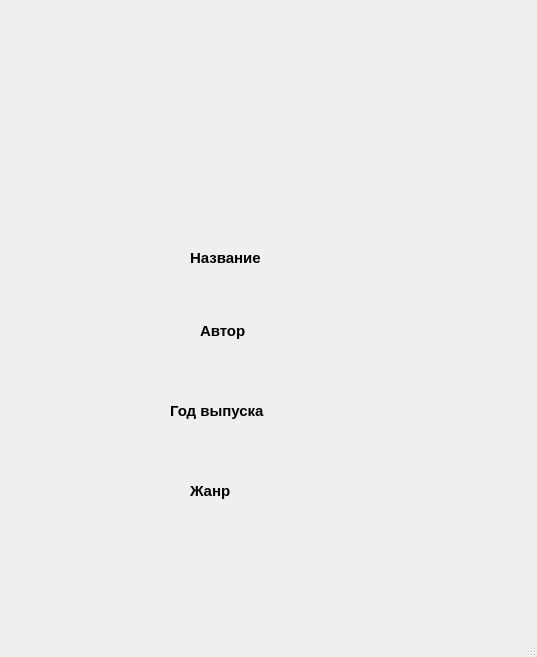
<?xml version="1.0" encoding="UTF-8"?>
<ui version="4.0">
 <class>MainWindow</class>
 <widget class="QMainWindow" name="MainWindow">
  <property name="geometry">
   <rect>
    <x>0</x>
    <y>0</y>
    <width>537</width>
    <height>657</height>
   </rect>
  </property>
  <property name="windowTitle">
   <string>MainWindow</string>
  </property>
  <widget class="QWidget" name="centralwidget">
   <widget class="QLabel" name="label_img">
    <property name="geometry">
     <rect>
      <x>150</x>
      <y>30</y>
      <width>191</width>
      <height>191</height>
     </rect>
    </property>
    <property name="text">
     <string/>
    </property>
    <property name="scaledContents">
     <bool>true</bool>
    </property>
   </widget>
   <widget class="QLabel" name="label_2">
    <property name="geometry">
     <rect>
      <x>190</x>
      <y>250</y>
      <width>101</width>
      <height>16</height>
     </rect>
    </property>
    <property name="font">
     <font>
      <pointsize>11</pointsize>
      <weight>75</weight>
      <bold>true</bold>
     </font>
    </property>
    <property name="text">
     <string>Название</string>
    </property>
   </widget>
   <widget class="QLabel" name="label_name">
    <property name="geometry">
     <rect>
      <x>180</x>
      <y>280</y>
      <width>151</width>
      <height>31</height>
     </rect>
    </property>
    <property name="text">
     <string/>
    </property>
   </widget>
   <widget class="QLabel" name="label_3">
    <property name="geometry">
     <rect>
      <x>200</x>
      <y>320</y>
      <width>101</width>
      <height>21</height>
     </rect>
    </property>
    <property name="font">
     <font>
      <pointsize>11</pointsize>
      <weight>75</weight>
      <bold>true</bold>
     </font>
    </property>
    <property name="text">
     <string>Автор</string>
    </property>
   </widget>
   <widget class="QLabel" name="label_autor">
    <property name="geometry">
     <rect>
      <x>180</x>
      <y>350</y>
      <width>181</width>
      <height>31</height>
     </rect>
    </property>
    <property name="text">
     <string/>
    </property>
   </widget>
   <widget class="QLabel" name="label_4">
    <property name="geometry">
     <rect>
      <x>170</x>
      <y>400</y>
      <width>131</width>
      <height>21</height>
     </rect>
    </property>
    <property name="font">
     <font>
      <pointsize>11</pointsize>
      <weight>75</weight>
      <bold>true</bold>
     </font>
    </property>
    <property name="text">
     <string>Год выпуска</string>
    </property>
   </widget>
   <widget class="QLabel" name="label_year">
    <property name="geometry">
     <rect>
      <x>180</x>
      <y>430</y>
      <width>101</width>
      <height>31</height>
     </rect>
    </property>
    <property name="text">
     <string/>
    </property>
   </widget>
   <widget class="QLabel" name="label_5">
    <property name="geometry">
     <rect>
      <x>190</x>
      <y>480</y>
      <width>131</width>
      <height>21</height>
     </rect>
    </property>
    <property name="font">
     <font>
      <pointsize>11</pointsize>
      <weight>75</weight>
      <bold>true</bold>
     </font>
    </property>
    <property name="text">
     <string>Жанр</string>
    </property>
   </widget>
   <widget class="QLabel" name="label_type">
    <property name="geometry">
     <rect>
      <x>180</x>
      <y>510</y>
      <width>121</width>
      <height>31</height>
     </rect>
    </property>
    <property name="text">
     <string/>
    </property>
   </widget>
  </widget>
  <widget class="QMenuBar" name="menubar">
   <property name="geometry">
    <rect>
     <x>0</x>
     <y>0</y>
     <width>537</width>
     <height>26</height>
    </rect>
   </property>
  </widget>
  <widget class="QStatusBar" name="statusbar"/>
 </widget>
 <resources/>
 <connections/>
</ui>
